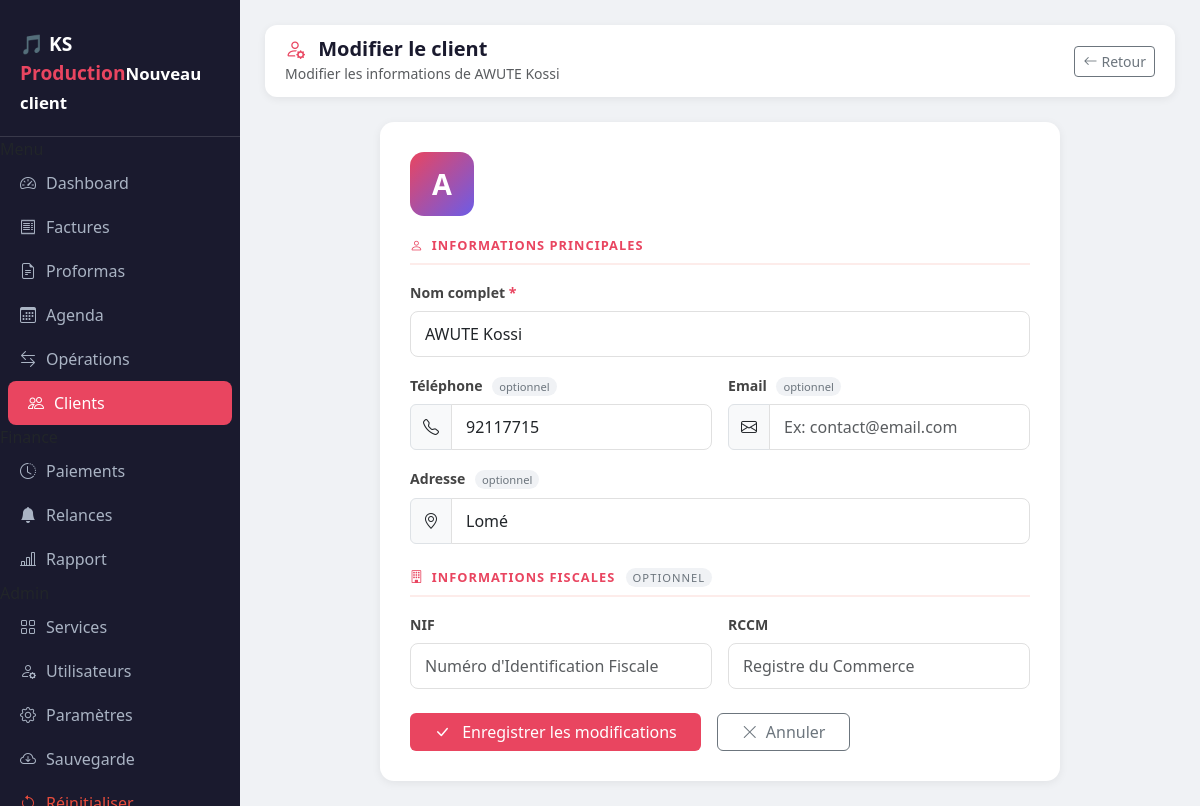
Screenshot of /clients/modifier/1 (signed in) with the database file from the repository.
### database.py (models this page shows)
class Client(db.Model):
    __tablename__ = 'clients'
    id        = db.Column(db.Integer, primary_key=True)
    numero    = db.Column(db.String(20), unique=True)
    nom       = db.Column(db.String(100), nullable=False)
    adresse   = db.Column(db.String(200))
    telephone = db.Column(db.String(20))
    email     = db.Column(db.String(100))
    nif       = db.Column(db.String(50))
    rccm      = db.Column(db.String(50))

### app.py (the view, shortened to what this page needs)
@app.route('/clients/modifier/<int:id>', methods=['GET', 'POST'])
def modifier_client(id):
    if 'username' not in session: return redirect(url_for('login'))
    if session['role'] == 'Lecture seule':
        flash('Accès refusé.', 'danger'); return redirect(url_for('liste_clients'))
    client = Client.query.get_or_404(id)
    return render_template('nouveau_client.html', username=session['username'], role=session['role'], client=client, modification=True)

### templates/nouveau_client.html (shortened to what this page needs)
<!DOCTYPE html>
<html lang="fr">
<head>
    <link href="https://cdn.jsdelivr.net/npm/bootstrap@5.3.0/dist/css/bootstrap.min.css" rel="stylesheet">
    <link href="https://cdn.jsdelivr.net/npm/bootstrap-icons@1.10.5/font/bootstrap-icons.css" rel="stylesheet">
</head>
<body>
<div class="sidebar">
    <div class="brand">🎵 KS <span>Production</span><small>Nouveau client</small></div>
    <nav>
        <div class="nav-section">Menu</div>
        <a href="/dashboard" class="nav-link"><i class="bi bi-speedometer2"></i> Dashboard</a>
        <a href="/factures" class="nav-link"><i class="bi bi-receipt"></i> Factures</a>
        <a href="/proformas" class="nav-link"><i class="bi bi-file-earmark-text"></i> Proformas</a>
        <a href="/agenda" class="nav-link"><i class="bi bi-calendar3"></i> Agenda</a>
        <a href="/operations" class="nav-link"><i class="bi bi-arrow-left-right"></i> Opérations</a>
        <a href="/clients" class="nav-link active"><i class="bi bi-people"></i> Clients</a>
        <div class="nav-section">Finance</div>
        <a href="/paiements" class="nav-link"><i class="bi bi-clock-history"></i> Paiements</a>
        <a href="/relances" class="nav-link"><i class="bi bi-bell-fill"></i> Relances</a>
        <a href="/rapport" class="nav-link"><i class="bi bi-bar-chart-line"></i> Rapport</a>
        {% if role == 'Administrateur' %}
        <div class="nav-section">Admin</div>
        <a href="/services" class="nav-link"><i class="bi bi-grid"></i> Services</a>
        <a href="/utilisateurs" class="nav-link"><i class="bi bi-person-gear"></i> Utilisateurs</a>
        <a href="/parametres" class="nav-link"><i class="bi bi-gear"></i> Paramètres</a>
        <a href="/sauvegarde" class="nav-link"><i class="bi bi-cloud-arrow-down"></i> Sauvegarde</a>
        <a href="/reinitialiser" class="nav-link" style="color:#e74c3c;"><i class="bi bi-arrow-counterclockwise"></i> Réinitialiser</a>
        {% endif %}
    </nav>
</div>
<div class="main-content">
    <div class="topbar">
        <div>
            <h5>
                <i class="bi bi-person-{% if modification %}gear{% else %}plus{% endif %} me-2"
                   style="color:var(--ks-accent);"></i>
                {% if modification %}Modifier le client{% else %}Nouveau Client{% endif %}
            </h5>
            <small class="text-muted">
                {% if modification %}
                    Modifier les informations de {{ client.nom }}
                {% else %}
                    Enregistrer un nouveau client
                {% endif %}
            </small>
        </div>
        <a href="/clients" class="btn btn-outline-secondary btn-sm">
            <i class="bi bi-arrow-left me-1"></i>Retour
        </a>
    </div>
    <div class="form-card">
        <div class="avatar-preview" id="avatarPreview">
            {% if modification %}{{ client.nom[0] }}{% else %}?{% endif %}
        </div>
        <form method="POST" action="{% if modification %}/clients/modifier/{{ client.id }}{% else %}/clients/nouveau{% endif %}">
            <div class="section-title"><i class="bi bi-person me-2"></i>Informations principales</div>
            <div class="mb-3">
                <label class="form-label">Nom complet <span class="required">*</span></label>
                <input type="text" class="form-control" name="nom" id="nomInput"
                    value="{% if modification %}{{ client.nom }}{% endif %}"
                    placeholder="Ex: AWUTE Maxime" required
                    oninput="updateAvatar(this.value)">
            </div>
            <div class="row g-3 mb-3">
                <div class="col-md-6">
                    <label class="form-label">Téléphone <span class="badge-optionnel">optionnel</span></label>
                    <div class="input-group">
                        <span class="input-group-text"><i class="bi bi-telephone"></i></span>
                        <input type="tel" class="form-control" name="telephone"
                            value="{% if modification %}{{ client.telephone or '' }}{% endif %}"
                            placeholder="Ex: 90000000">
                    </div>
                </div>
                <div class="col-md-6">
                    <label class="form-label">Email <span class="badge-optionnel">optionnel</span></label>
                    <div class="input-group">
                        <span class="input-group-text"><i class="bi bi-envelope"></i></span>
                        <input type="email" class="form-control" name="email"
                            value="{% if modification %}{{ client.email or '' }}{% endif %}"
                            placeholder="Ex: contact@email.com">
                    </div>
                </div>
            </div>
            <div class="mb-4">
                <label class="form-label">Adresse <span class="badge-optionnel">optionnel</span></label>
                <div class="input-group">
                    <span class="input-group-text"><i class="bi bi-geo-alt"></i></span>
                    <input type="text" class="form-control" name="adresse"
                        value="{% if modification %}{{ client.adresse or '' }}{% endif %}"
                        placeholder="Ex: Lomé, Tokoin">
                </div>
            </div>
            <div class="section-title"><i class="bi bi-building me-2"></i>Informations fiscales <span class="badge-optionnel">optionnel</span></div>
            <div class="row g-3 mb-4">
                <div class="col-md-6">
                    <label class="form-label">NIF</label>
                    <input type="text" class="form-control" name="nif"
                        value="{% if modification %}{{ client.nif or '' }}{% endif %}"
                        placeholder="Numéro d'Identification Fiscale">
                </div>
                <div class="col-md-6">
                    <label class="form-label">RCCM</label>
                    <input type="text" class="form-control" name="rccm"
                        value="{% if modification %}{{ client.rccm or '' }}{% endif %}"
                        placeholder="Registre du Commerce">
                </div>
            </div>
            <div class="d-flex gap-3">
                <button type="submit" class="btn btn-ks px-4">
                    <i class="bi bi-check-lg me-2"></i>
                    {% if modification %}Enregistrer les modifications{% else %}Créer le client{% endif %}
                </button>
                <a href="/clients" class="btn btn-outline-secondary px-4">
                    <i class="bi bi-x-lg me-2"></i>Annuler
                </a>
            </div>
        </form>
    </div>
</div>
</body>
</html>

### templates/nouveau_client.html (style rules this page uses)
:root { --ks-primary: #1a1a2e; --ks-accent: #e94560; }
body { background: #f0f2f5; font-family: 'Segoe UI', sans-serif; }
.sidebar { width: 240px; min-height: 100vh; background: var(--ks-primary); position: fixed; left: 0; top: 0; padding-top: 20px; z-index: 100; }
.sidebar .brand { color: #fff; font-size: 1.2rem; font-weight: 700; padding: 10px 20px 20px; border-bottom: 1px solid #ffffff22; }
.sidebar .brand span { color: var(--ks-accent); }
.sidebar .nav-link { color: #aab4c4; padding: 10px 20px; display: flex; align-items: center; gap: 10px; transition: all .2s; }
.sidebar .nav-link:hover, .sidebar .nav-link.active { color: #fff; background: var(--ks-accent); border-radius: 8px; margin: 0 8px; }
.main-content { margin-left: 240px; padding: 25px; }
.topbar { background: #fff; border-radius: 12px; padding: 12px 20px; display: flex; justify-content: space-between; align-items: center; margin-bottom: 25px; box-shadow: 0 2px 8px #0001; }
.topbar h5 { margin: 0; font-weight: 700; color: var(--ks-primary); }
.form-card { background: #fff; border-radius: 14px; padding: 30px; box-shadow: 0 2px 10px #0001; max-width: 680px; margin: 0 auto; }
.section-title { font-size: .8rem; font-weight: 700; text-transform: uppercase; letter-spacing: .08em; color: var(--ks-accent); margin-bottom: 15px; padding-bottom: 8px; border-bottom: 2px solid #fdecea; }
.form-label { font-weight: 600; color: #444; font-size: .88rem; }
.form-control, .form-select { border-radius: 8px; border: 1.5px solid #e0e0e0; padding: 10px 14px; transition: border-color .2s; }
.required { color: var(--ks-accent); }
.avatar-preview { width: 64px; height: 64px; border-radius: 14px; background: linear-gradient(135deg, var(--ks-accent), #6c5ce7); display: flex; align-items: center; justify-content: center; color: #fff; font-size: 1.8rem; font-weight: 700; margin-bottom: 20px; }
.badge-optionnel { background: #f0f2f5; color: #6c757d; font-size: .7rem; padding: 2px 7px; border-radius: 10px; margin-left: 6px; font-weight: 500; }
.btn-ks { background: var(--ks-accent); border: none; color: #fff; }

### rows the page displays
Client: nom "AWUTE Kossi", nom "A", telephone "92117715", adresse "Lomé"
